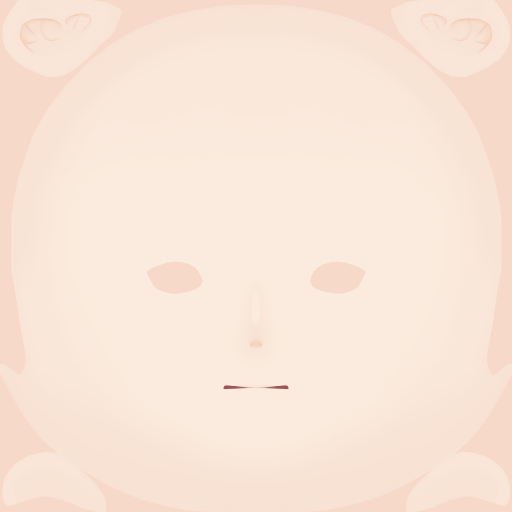
#> input picture prd/01-需求文档/05-美术设计/诺诺/手绘轮工作区/src_v5/05__04.png, 1024 x 1024 px (shown at 1/2 size)
$ python mole_r3_generate.py
#> lines starting #> are read from the running program, lines starting #| are printed output that depends on the picture
# -*- coding: utf-8 -*-
"""泪痣贴图生成（院长 2026-10-08 定：用 C 的形态，位置再靠右一些、下一些）

C 原参：中心 (666, 598)，rx 2.6 / ry 3.4，色 (0.29,0.22,0.18)，峰值 0.70（round1 handpaint_generate.py 配方）
本脚本按同一形态换中心，输出 手绘轮工作区/handpaint_face_skin.png（build_v7_texture.py 的面皮肤手绘钩子）
用法：python mole_r3_generate.py [cx] [cy]
"""
import os
import sys

import numpy as np
from PIL import Image

HERE = os.path.dirname(os.path.abspath(__file__))
ROOT = os.path.dirname(HERE)
WS = os.path.join(ROOT, '手绘轮工作区')
SRC = os.path.join(WS, 'src_v5', '05__04.png')          # v5 原版面皮肤（1024²）

CX = int(sys.argv[1]) if len(sys.argv) > 1 else 678      # 666 → 678：右移
CY = int(sys.argv[2]) if len(sys.argv) > 2 else 612      # 598 → 612：下移
RX, RY = 2.6, 3.4                                        # C 形态：小而淡
COLOR = (0.29, 0.22, 0.18)
PEAK = 0.70


def smoothstep(e0, e1, x):
    t = np.clip((x - e0) / max(1e-6, (e1 - e0)), 0.0, 1.0)
    return t * t * (3 - 2 * t)


def main():
    a = np.asarray(Image.open(SRC).convert('RGBA')).astype(np.float32) / 255.0
    H, W = a.shape[:2]
#> H = 1024; W = 1024
    yy, xx = np.mgrid[0:H, 0:W].astype(np.float32)
    e = np.hypot((xx - CX) / RX, (yy - CY) / RY)
    al = PEAK * (1.0 - smoothstep(0.55, 1.0, e))          # 核心实、边缘柔（round1 同法）
    out = a.copy()
    for c in range(3):
        out[..., c] = a[..., c] * (1 - al) + COLOR[c] * al
    img = Image.fromarray((np.clip(out, 0, 1) * 255).astype(np.uint8), 'RGBA')
    dst = os.path.join(WS, 'handpaint_face_skin.png')
    img.save(dst)
    # 局部放大图便于核对落点
    k = 6
    y0, y1 = CY - 26, CY + 26
    x0, x1 = CX - 26, CX + 26
    crop = img.crop((x0, y0, x1, y1)).resize((52 * k, 52 * k), Image.NEAREST)
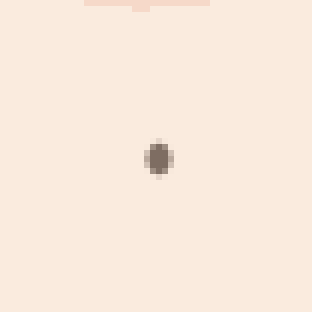
#> crop: PIL image 312x312 RGBA; mean R, G, B, A 249.2, 234.1, 221, 255
    crop.save(os.path.join(WS, '泪痣C_落点核对.png'))
    print('mole center=(%d,%d) alpha_max=%.3f -> %s' % (CX, CY, al.max(), dst))
#| mole center=(678,612) alpha_max=0.700 -> prd/01-需求文档/05-美术设计/诺诺/手绘轮工作区/handpaint_face_skin.png
    print('落点核对图 -> 泪痣C_落点核对.png')


if __name__ == '__main__':
    main()
